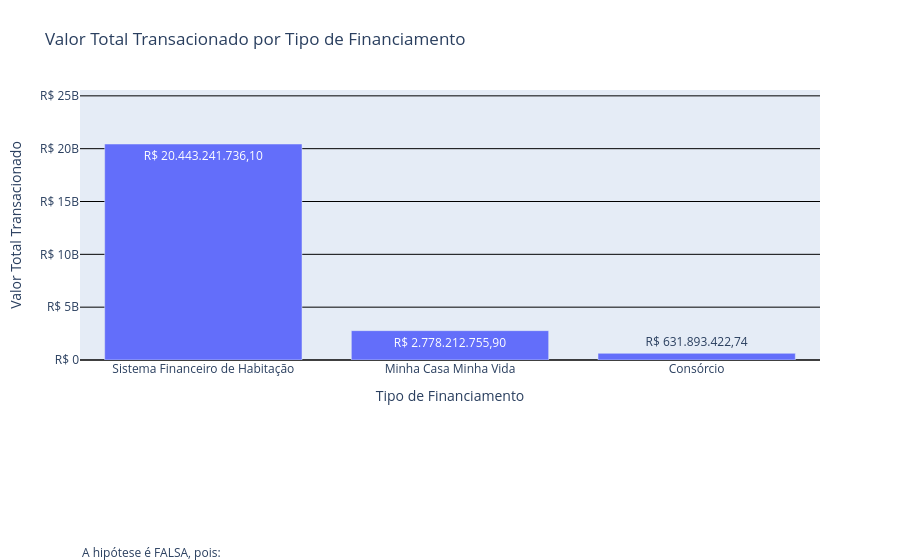

Source (notebook cell):
### Code cell
# Hipótese 3. A soma do valor de transacao (total transacionado) por tipo de financiamento
# 'Minha Casa Minha Vida' é maior do que as transações dos outros tipos de financiamento.

# A hipótese é FALSA, pois:
# O tipo de financiamento que possui o maior valor total transacionado é o Sistema Financeiro de Habitação

# Selecionando apenas os tipos_financiamento conhecidos
financiamentos_nao_desejados = ['Não Informado', '0.Não_informado']

# Filtra o DataFrame, mantendo apenas os tipos de financiamento conhecidos
df_ativo = df.loc[~df['tipo_financiamento'].isin(financiamentos_nao_desejados)].copy()

df_financiamentos_agregado = df_ativo.groupby('tipo_financiamento')['valor_transacao'].sum().reset_index()
df_financiamentos_agregado.columns = ['Tipo de Financiamento', 'Valor Total Transacionado']

# Classifica para melhor visualização (do maior para o menor)
df_financiamentos_agregado = df_financiamentos_agregado.sort_values(by='Valor Total Transacionado', ascending=False)

df_financiamentos_agregado['Valor Total Transacionado BR'] = df_financiamentos_agregado['Valor Total Transacionado'].apply(lambda x: f"R$ {x:,.2f}".replace(",", "X").replace(".", ",").replace("X", "."))

fig = px.bar(
    df_financiamentos_agregado,
    x='Tipo de Financiamento',
    y='Valor Total Transacionado',
    title='Valor Total Transacionado por Tipo de Financiamento',
    text='Valor Total Transacionado BR'
)

fig.add_annotation(
    text= "A hipótese é FALSA, pois:<br>O tipo de financiamento que possui o maior valor total transacionado é o Sistema Financeiro de Habitação<br><br>OBS:<br>Além dos tipos de financiamentos apresentados no gráfico, a base de dados apresentou 85031 registros sem valor categorizados como 'Não Informado', que gerou<br>um valor total transacionado de R$ 26.526.964.157,70.<br>Essa 'categoria' de financiamento não foi plotada a fim de garantir uma comparação mais fiel e focada nos tipos de financiamento ativos e conhecidos",
    xref="paper", yref="paper",
    x=0, y=-1.1,  # posição abaixo do gráfico
    showarrow=False,
    font=dict(size=12),
    align="left"
)

fig.update_layout(
    margin=dict(
        t=90, b=200
    ),
    yaxis=dict(
        showgrid=True,
        gridcolor='black',
        gridwidth=1,
        range=[0, df_financiamentos_agregado['Valor Total Transacionado'].max() * 1.25],
        zeroline=True,
        zerolinecolor='black',
        zerolinewidth=1.5,
    )
)

# Adiciona formatação monetária ao texto da barra do eixo Y
fig.update_yaxes(
    tickprefix='R$ '
)

fig.show()

### Figure 1 — Plotly figure (JSON) as saved in the notebook; plotly's stock layout.template omitted (floating-point values rounded to 4 significant figures)
{"data": [{"hovertemplate": "Tipo de Financiamento=%{x}<br>Valor Total Transacionado=%{y}<br>Valor Total Transacionado BR=%{text}<extra></extra>", "legendgroup": "", "marker": {"color": "#636efa", "pattern": {"shape": ""}}, "name": "", "orientation": "v", "showlegend": false, "text": ["R$ 20.443.241.736,10", "R$ 2.778.212.755,90", "R$ 631.893.422,74"], "textposition": "auto", "type": "bar", "x": ["Sistema Financeiro de Habitação", "Minha Casa Minha Vida", "Consórcio"], "xaxis": "x", "y": [20440000000.0, 2778000000.0, 631900000.0], "yaxis": "y"}], "layout": {"annotations": [{"align": "left", "font": {"size": 12}, "showarrow": false, "text": "A hipótese é FALSA, pois:<br>O tipo de financiamento que possui o maior valor total transacionado é o Sistema Financeiro de Habitação<br><br>OBS:<br>Além dos tipos de financiamentos apresentados no gráfico, a base de dados apresentou 85031 registros sem valor categorizados como 'Não Informado', que gerou<br>um valor total transacionado de R$ 26.526.964.157,70.<br>Essa 'categoria' de financiamento não foi plotada a fim de garantir uma comparação mais fiel e focada nos tipos de financiamento ativos e conhecidos", "x": 0, "xref": "paper", "y": -1.1, "yref": "paper"}], "barmode": "relative", "legend": {"tracegroupgap": 0}, "margin": {"b": 200, "t": 90}, "title": {"text": "Valor Total Transacionado por Tipo de Financiamento"}, "xaxis": {"anchor": "y", "domain": [0, 1], "title": {"text": "Tipo de Financiamento"}}, "yaxis": {"anchor": "x", "domain": [0, 1], "gridcolor": "black", "gridwidth": 1, "range": [0, 25550000000.0], "showgrid": true, "tickprefix": "R$ ", "title": {"text": "Valor Total Transacionado"}, "zeroline": true, "zerolinecolor": "black", "zerolinewidth": 1.5}}}
